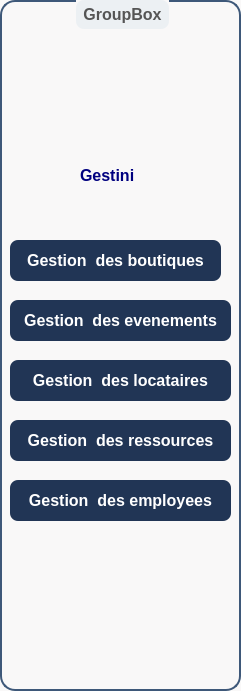
   <widget class="QGroupBox" name="groupBox_3">
    <property name="geometry">
     <rect>
      <x>10</x>
      <y>0</y>
      <width>241</width>
      <height>691</height>
     </rect>
    </property>
    <property name="styleSheet">
     <string notr="true">QGroupBox {
    background: #f9f8f8;
    border: 2px solid #3e5879;
    border-radius: 15px;
    padding: 15px;
    font-size: 16px;
    font-weight: bold;
    color: #333;
    box-shadow: 6px 6px 10px #c9ced6, -6px -6px 10px #ffffff;
}

QGroupBox:title {
    subcontrol-origin: margin;
    subcontrol-position: top center;
    padding: 5px;
    color: #555;
    background: #ecf0f3;
    border-radius: 8px;
}
</string>
    </property>
    <property name="title">
     <string>GroupBox</string>
    </property>
    <widget class="QLabel" name="label_19">
     <property name="geometry">
      <rect>
       <x>80</x>
       <y>160</y>
       <width>81</width>
       <height>31</height>
      </rect>
     </property>
     <property name="font">
      <font>
       <italic>true</italic>
       <bold>true</bold>
      </font>
     </property>
     <property name="styleSheet">
      <string notr="true">QMainWindow {
    background: #3e5879; /* Main window background color */
    color: white; /* White text color */
}

QWidget {
    background: #f9f8f8; /* Background color for text areas inside the main window */
}

/* Optional: If you want text inputs like QLineEdit, QTextEdit, etc., to have a different background */
QLineEdit, QTextEdit, QPlainTextEdit {
    background: #f9f8f8; /* Text input background color */
    color: #333; /* Dark text color for readability */
}
</string>
     </property>
     <property name="text">
      <string>&lt;html&gt;&lt;head/&gt;&lt;body&gt;&lt;p&gt;&lt;span style=&quot; font-size:12pt; font-style:normal; color:#00007f;&quot;&gt;Gestini&lt;/span&gt;&lt;/p&gt;&lt;/body&gt;&lt;/html&gt;</string>
     </property>
    </widget>
    <widget class="QPushButton" name="pushButton_15">
     <property name="geometry">
      <rect>
       <x>10</x>
       <y>240</y>
       <width>211</width>
       <height>41</height>
      </rect>
     </property>
     <property name="styleSheet">
      <string notr="true">QPushButton {
    background: #213555; /* Updated to the new blue color */
    border: none;
    border-radius: 8px;
    padding: 12px;
    font-size: 16px;
    font-weight: bold;
    color: white;
    transition: 0.3s;
}

QPushButton:hover {
    background: #1a2a3b; /* Darker shade of #213555 for hover */
}

QPushButton:pressed {
    background: #17263a; /* Even darker shade for pressed state */
}
</string>
     </property>
     <property name="text">
      <string>Gestion  des boutiques</string>
     </property>
    </widget>
    <widget class="QPushButton" name="pushButton_16">
     <property name="geometry">
      <rect>
       <x>10</x>
       <y>300</y>
       <width>221</width>
       <height>41</height>
      </rect>
     </property>
     <property name="styleSheet">
      <string notr="true">QPushButton {
    background: #213555; /* Updated to the new blue color */
    border: none;
    border-radius: 8px;
    padding: 12px;
    font-size: 16px;
    font-weight: bold;
    color: white;
    transition: 0.3s;
}

QPushButton:hover {
    background: #1a2a3b; /* Darker shade of #213555 for hover */
}

QPushButton:pressed {
    background: #17263a; /* Even darker shade for pressed state */
}
</string>
     </property>
     <property name="text">
      <string>Gestion  des evenements</string>
     </property>
    </widget>
    <widget class="QPushButton" name="pushButton_17">
     <property name="geometry">
      <rect>
       <x>10</x>
       <y>360</y>
       <width>221</width>
       <height>41</height>
      </rect>
     </property>
     <property name="styleSheet">
      <string notr="true">QPushButton {
    background: #213555; /* Updated to the new blue color */
    border: none;
    border-radius: 8px;
    padding: 12px;
    font-size: 16px;
    font-weight: bold;
    color: white;
    transition: 0.3s;
}

QPushButton:hover {
    background: #1a2a3b; /* Darker shade of #213555 for hover */
}

QPushButton:pressed {
    background: #17263a; /* Even darker shade for pressed state */
}
</string>
     </property>
     <property name="text">
      <string>Gestion  des locataires</string>
     </property>
    </widget>
    <widget class="QPushButton" name="pushButton_18">
     <property name="geometry">
      <rect>
       <x>10</x>
       <y>420</y>
       <width>221</width>
       <height>41</height>
      </rect>
     </property>
     <property name="styleSheet">
      <string notr="true">QPushButton {
    background: #213555; /* Updated to the new blue color */
    border: none;
    border-radius: 8px;
    padding: 12px;
    font-size: 16px;
    font-weight: bold;
    color: white;
    transition: 0.3s;
}

QPushButton:hover {
    background: #1a2a3b; /* Darker shade of #213555 for hover */
}

QPushButton:pressed {
    background: #17263a; /* Even darker shade for pressed state */
}
</string>
     </property>
     <property name="text">
      <string>Gestion  des ressources</string>
     </property>
    </widget>
    <widget class="QPushButton" name="pushButton_19">
     <property name="geometry">
      <rect>
       <x>10</x>
       <y>480</y>
       <width>221</width>
       <height>41</height>
      </rect>
     </property>
     <property name="styleSheet">
      <string notr="true">QPushButton {
    background: #213555; /* Updated to the new blue color */
    border: none;
    border-radius: 8px;
    padding: 12px;
    font-size: 16px;
    font-weight: bold;
    color: white;
    transition: 0.3s;
}

QPushButton:hover {
    background: #1a2a3b; /* Darker shade of #213555 for hover */
}

QPushButton:pressed {
    background: #17263a; /* Even darker shade for pressed state */
}
</string>
     </property>
     <property name="text">
      <string>Gestion  des employees</string>
     </property>
    </widget>
    <widget class="QLabel" name="label_20">
     <property name="geometry">
      <rect>
       <x>40</x>
       <y>60</y>
       <width>131</width>
       <height>101</height>
      </rect>
     </property>
     <property name="styleSheet">
      <string notr="true">image: url(:/logo/logo gestini.png);</string>
     </property>
     <property name="text">
      <string/>
     </property>
    </widget>
   </widget>
